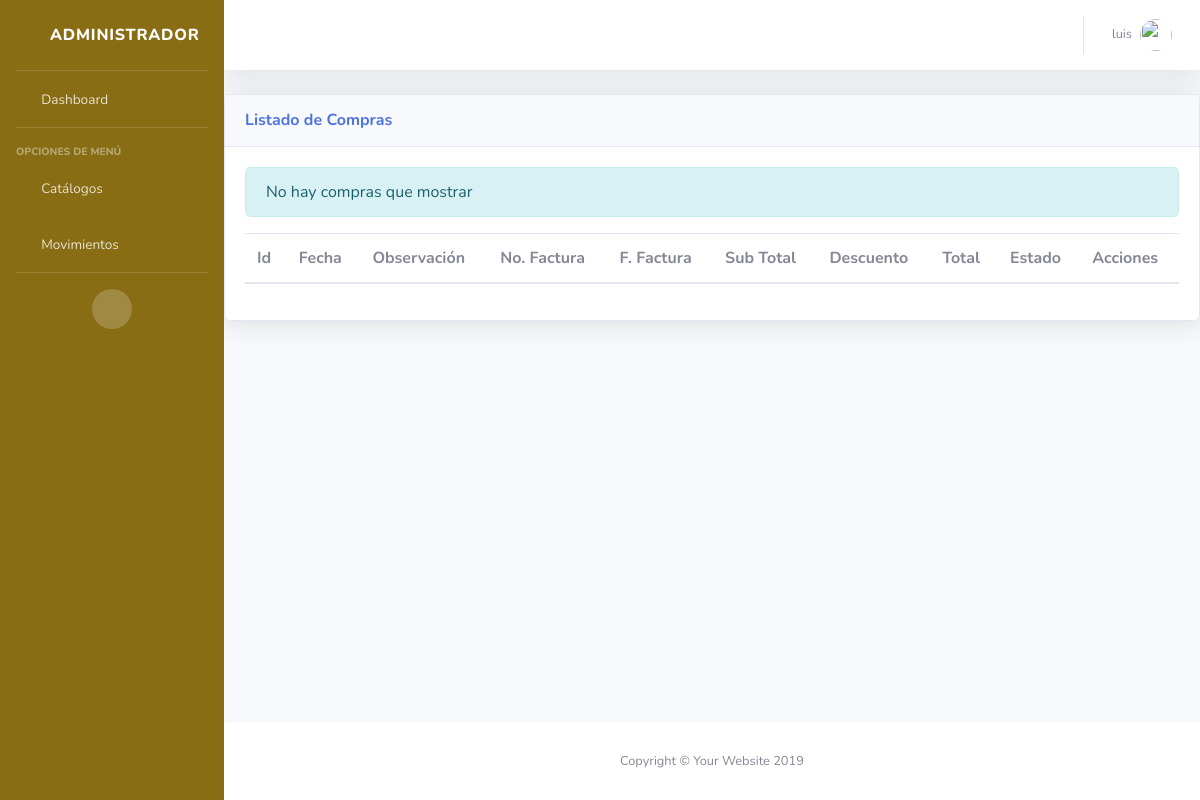
The app's page /cmp/compras/ (signed in), older data.
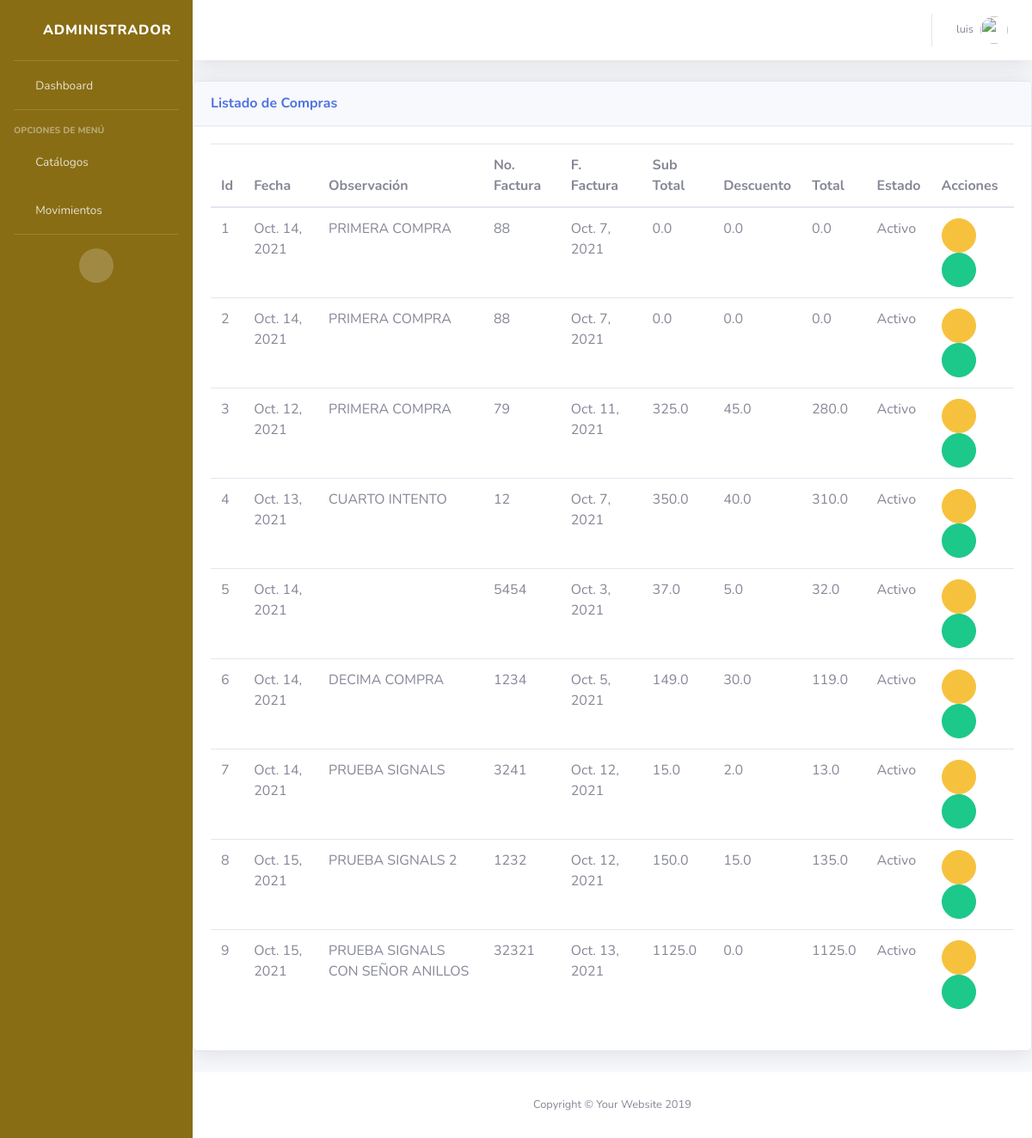
The same page, newer data.
### cmp/models.py (models this page shows, shortened)
class ComprasEnc(ClaseModelo):
    fecha_compra = models.DateField(null=True, blank=True)
    observacion = models.TextField(blank=True,null=True)
    no_factura = models.CharField('Número de Factura', max_length=100)
    fecha_factura = models.DateField('Fecha de facturación')
    sub_total = models.FloatField(default=0)
    descuento = models.FloatField(default=0)
    total = models.FloatField(default=0)
    proveedor = models.ForeignKey(Proveedor, on_delete=models.CASCADE)
    class Meta:
        verbose_name = 'Encabezado de compra'
        verbose_name_plural = 'Encabezado de compras'

### cmp/views.py (the view)
# urls.py: path('compras/', views.ComprasView.as_view(), name='compras_list'),
class ComprasView(Simp, generic.ListView):
    model = ComprasEnc
    template_name = 'cmp/compras_list.html'
    context_object_name = 'obj'
    permission_required = 'cmp.view_comprasenc'

### templates/cmp/compras_list.html (shortened to what this page needs)
{% extends 'base/base.html' %}
{% block content %}
<div class="card shadow mb-4">
    <div class="card-header py-3 d-flex flex-row align-items-center justify-content-between">
      <h6 class="m-0 font-weight-bold text-primary">Listado de Compras</h6>
      <div class="dropdown no-arrow">
        <a class="dropdown-toggle" href="#" role="button" id="dropdownMenuLink" data-toggle="dropdown" aria-haspopup="true" aria-expanded="false">
          <i class="fas fa-ellipsis-v fa-sm fa-fw text-gray-400"></i>
        </a>
      </div>
    </div>
    <div class="card-body">
     {% if not obj %}
         <div class="alert alert-info">No hay compras que mostrar</div>
     {% endif %}
     <table class="table table-striper table-hover">
         <thead>
             <th>Id</th>
             <th>Fecha</th>
             <th>Observación</th>
             <th>No. Factura</th>
             <th>F. Factura</th>
             <th>Sub Total</th>
             <th>Descuento</th>
             <th>Total</th>
             <th>Estado</th>
             <th class="all">Acciones</th>
         </thead>
         <tbody>
             {% for item in obj %}
                 <tr>
                     <td>{{ item.id }}</td>
                     <td>{{ item.fecha_compra }}</td>
                     <td>{{ item.observacion }}</td>
                     <td>{{ item.no_factura }}</td>
                     <td>{{ item.fecha_factura }}</td>
                     <td>{{ item.sub_total }}</td>
                     <td>{{ item.descuento }}</td>
                     <td>{{ item.total }}</td>
                     <td>{{ item.estado|yesno:"Activo,Inactivo" }}</td>
                     <td>
                         <a href="{% url 'cmp:compras_edit' item.id %}" class="btn btn-warning btn-circle" role="button"><i class="far fa-edit"></i></a>
                         <a class="btn btn-success btn-circle" href="{% url 'cmp:compras_print_one' item.id %}" target="reportes"><i class="fas fa-print"></i></a>
                     </td>
                 </tr>
             {% endfor %}
         </tbody>
     </table>
    </div>
  </div>
{% endblock content %}

Row changes from the older to the newer data that the page shows:
added ComprasEnc: id "1", fecha_compra "Oct. 14, 2021", observacion "PRIMERA COMPRA", no_factura "88", fecha_factura "Oct. 7, 2021", sub_total "0.0", descuento "0.0", total "0.0", estado "Activo"
added ComprasEnc: id "2", fecha_compra "Oct. 14, 2021", observacion "PRIMERA COMPRA", no_factura "88", fecha_factura "Oct. 7, 2021", sub_total "0.0", descuento "0.0", total "0.0", estado "Activo"
added ComprasEnc: id "3", fecha_compra "Oct. 12, 2021", observacion "PRIMERA COMPRA", no_factura "79", fecha_factura "Oct. 11, 2021", sub_total "325.0", descuento "45.0", total "280.0", estado "Activo"
added ComprasEnc: id "4", fecha_compra "Oct. 13, 2021", observacion "CUARTO INTENTO", no_factura "12", fecha_factura "Oct. 7, 2021", sub_total "350.0", descuento "40.0", total "310.0", estado "Activo"
added ComprasEnc: id "5", fecha_compra "Oct. 14, 2021", no_factura "5454", fecha_factura "Oct. 3, 2021", sub_total "37.0", descuento "5.0", total "32.0", estado "Activo"
added ComprasEnc: id "6", fecha_compra "Oct. 14, 2021", observacion "DECIMA COMPRA", no_factura "1234", fecha_factura "Oct. 5, 2021", sub_total "149.0", descuento "30.0", total "119.0", estado "Activo"
added ComprasEnc: id "7", fecha_compra "Oct. 14, 2021", observacion "PRUEBA SIGNALS", no_factura "3241", fecha_factura "Oct. 12, 2021", sub_total "15.0", descuento "2.0", total "13.0", estado "Activo"
added ComprasEnc: id "8", fecha_compra "Oct. 15, 2021", observacion "PRUEBA SIGNALS 2", no_factura "1232", fecha_factura "Oct. 12, 2021", sub_total "150.0", descuento "15.0", total "135.0", estado "Activo"
added ComprasEnc: id "9", fecha_compra "Oct. 15, 2021", observacion "PRUEBA SIGNALS CON SEÑOR ANILLOS", no_factura "32321", fecha_factura "Oct. 13, 2021", sub_total "1125.0", descuento "0.0", total "1125.0", estado "Activo"
Text that changed along with them:
text no longer shown: "No hay compras que mostrar"
